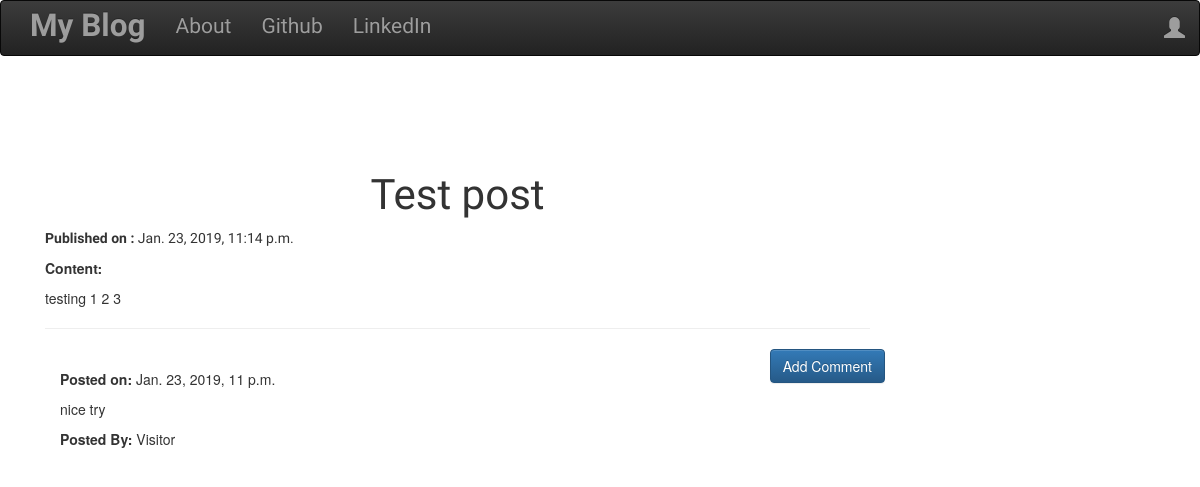
/post/6, run on the app's committed database.
### blog/models.py (models this page shows, shortened)
class Post(models.Model):
    author = models.ForeignKey('auth.User',on_delete=models.CASCADE,)
    title = models.CharField(max_length=200)
    text = models.TextField()
    create_date = models.DateTimeField(default=timezone.now)
    published_date = models.DateTimeField(blank=True,null=True)

class Comment(models.Model):
    post = models.ForeignKey('blog.Post',related_name='comments',on_delete=models.CASCADE,)
    author = models.CharField(max_length=200)
    text = models.TextField()
    create_date = models.DateTimeField(default=timezone.now())
    approved_comment = models.BooleanField(default=False)

### blog/views.py (the view)
# urls.py: url(r'^post/(?P<pk>\d+)$',views.PostDetailView.as_view(),name='post_detail'),
class PostDetailView(DetailView):
    model = Post

### blog/templates/blog/post_detail.html (shortened to what this page needs)
{% extends "blog/base.html" %}
{% block content %}
    <br><br>
    <h1 class="posttitle loader"><br>{{ post.title }}</h1>
    {% if post.published_date %}
      <div class="date">
        <p class="pdate"><b>Published on :</b> {{ post.published_date }}</p>
      </div>
    {% else %}
      <a class="btn btn-default" href="{% url 'post_publish' pk=post.pk %}">
        <span class="glyphicon glyphicon-circle-arrow-up"> Publish </span>
      </a>
    {% endif %}
    <b>Content:</b><br>
  <p class="postcontent">{{ post.text|safe|linebreaksbr }}</p>
    <hr>
    <a class="btn btn-primary btn-comment" href="{% url 'add_comment_to_post' pk=post.pk %}">Add Comment</a>
    <div class="container">
      {% for comment in post.comments.all %}
      <br>
        {% if user.is_authenticated %}
            {% if comment.approved_comment %}
              <b>Posted on:</b> {{ comment.create_date }}
            {% endif %}
            {% if not comment.approved_comment %}
            <a class="btn btn-default" href="{% url 'comment_remove' pk=comment.pk %}">
              <span class="glyphicon glyphicon-remove"></span>
            </a>
            <a class="btn btn-default" href="{% url 'comment_approve' pk=comment.pk %}">
              <span class="glyphicon glyphicon-ok"></span>
            </a>
            {% endif %}
            <p>{{ comment.text|safe|linebreaks }}</p>
            <p><b>Posted By:</b> {{ comment.author }}</p>
        {% else %}
          {% if comment.approved_comment %}
            <b>Posted on:</b> {{ comment.create_date }}
            <p>{{ comment.text|safe|linebreaks }}</p>
            <p><b>Posted By:</b> {{ comment.author }}</p>
          {% endif %}
        {% endif %}
      {% empty %}
        <p>No Comments!</p>
      {% endfor %}
    </div>
{% endblock %}

### blog/static/css/blog.css (style rules this page uses)
.posttitle { font-family: 'Baloo Thambi', cursive; font-size: 3em; text-align: center; }
.pdate { font-family: 'Song Myung', serif; font-size: 1em; }
.postcontent { font-family: 'Song Myung', serif; font-size: 1em; }
.btn-comment { position: absolute; right: 0px; }

### data on the page
Post: title "Test post", published_date "Jan. 23, 2019, 11:14 p.m.", text "testing 1 2 3"
Comment: create_date "Jan. 23, 2019, 11 p.m.", text "nice try", author "Visitor"
